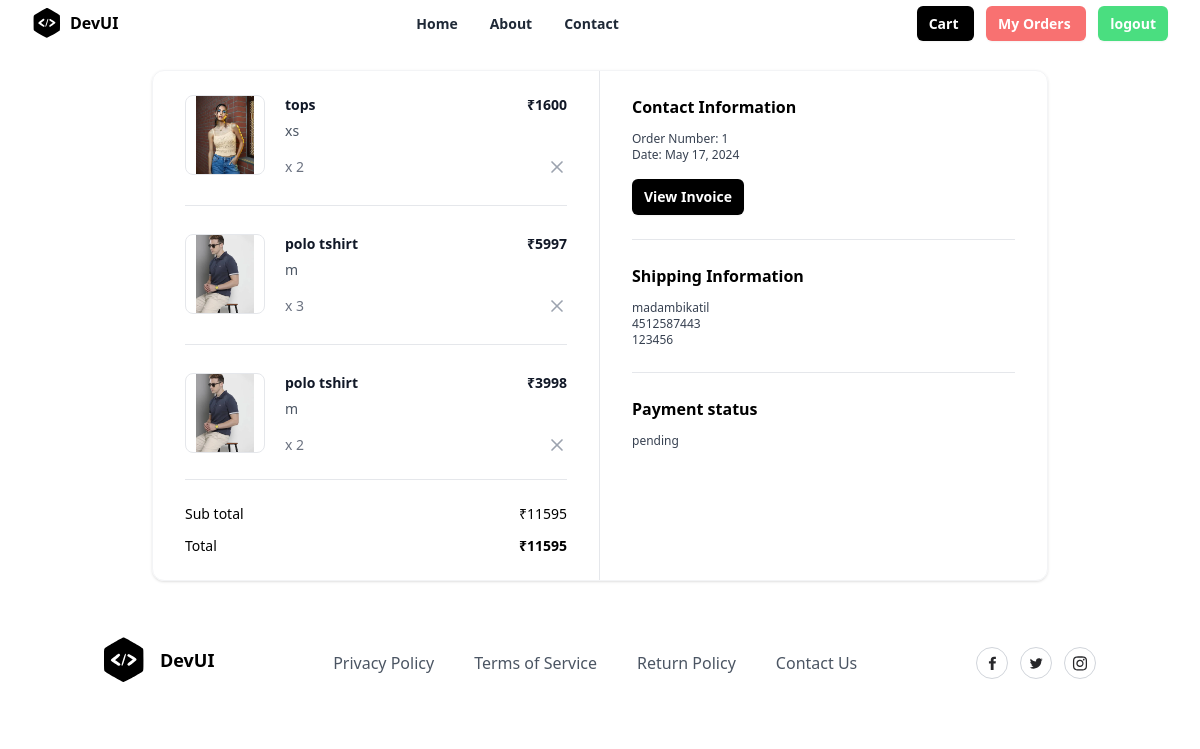
/order/summary/ (signed in), run on the app's committed database.
### store/models.py (models this page shows, shortened)
class BasketItem(models.Model):
    basket_object = models.ForeignKey(Basket, on_delete=models.CASCADE,related_name="cartitems")
    product_object = models.ForeignKey(Product, on_delete=models.CASCADE)
    size_object = models.ForeignKey(Size, on_delete=models.CASCADE)
    quantity = models.PositiveIntegerField(default=1)
    created_date = models.DateTimeField(auto_now_add=True)
    updated_date = models.DateTimeField(auto_now=True)
    is_active = models.BooleanField(default=True)
    is_order_placed=models.BooleanField(default=False)
    @property
    def total_amount(self):
        return self.product_object.price*self.quantity

class Product(models.Model):
    title = models.CharField(max_length=200)
    description = models.TextField(null=True, blank=True)
    size_object = models.ManyToManyField(Size)
    category_object = models.ForeignKey(Category, on_delete=models.CASCADE)
    brand_object = models.ForeignKey(Brand, on_delete=models.CASCADE)
    image = models.ImageField(upload_to='product_images', null=True, blank=True, default='product_images/default.jpg')
    price = models.PositiveIntegerField()
    tag_object=models.ManyToManyField(Tag)
    created_date = models.DateTimeField(auto_now_add=True)
    updated_date = models.DateTimeField(auto_now=True)
    is_active = models.BooleanField(default=True)

class Size(models.Model):
    name = models.CharField(max_length=100, unique=True)
    created_date = models.DateTimeField(auto_now_add=True)
    updated_date = models.DateTimeField(auto_now=True)
    is_active = models.BooleanField(default=True)
    def __str__(self):
        return self.name

class Order(models.Model):
    user_object = models.ForeignKey(
                                        User,
                                        on_delete=models.CASCADE,
                                        related_name='myorders'
                                    )
    basket_item_objects = models.ManyToManyField(BasketItem)
    delivery_address = models.CharField(max_length=250)
    phone = models.CharField(max_length=12)
    pin=models.CharField(max_length=10,null=True)
    email = models.CharField(max_length=100)
    pay_options = (
        ('online', 'online'),
        ('cod', 'cod')
    )
    payment_mode = models.CharField(
                                        max_length=100,
                                        choices=pay_options,
                                        default='cod'
                                    )
    order_id = models.CharField(max_length=200, null=True)
    is_paid = models.BooleanField(default=False)
    order_status = (
        ('order_confirmed', 'Order confirmed'),
        ('dispatched', 'Dispatched'),
        ('in_transit', 'In transit'),
        ('delivered', 'Delivered'),
        ('cancelled', 'Cancelled'),
    )
    status = models.CharField(
                                max_length=200,
                                choices=order_status,
                                default='order_confirmed'
                            )
    created_date = models.DateTimeField(auto_now_add=True)
    updated_date = models.DateTimeField(auto_now=True)
    is_active = models.BooleanField(default=True)
    @property
    def sub_total(self):
        basket_items=self.basket_item_objects.all()
        total=0
        if basket_items:
            for bi in basket_items:
                total+=bi.total_amount
        return total

### store/views.py (the view)
# urls.py: path('order/summary/',views.OrderSummaryView.as_view(),name="order-summary")
class OrderSummaryView(View):
    def get(self,request,*args,**kwargs):
        qs=Order.objects.filter(user_object=request.user).order_by("-created_date")
        return render(request,"order_summary.html",{"data":qs})

### store/templates/order_summary.html (shortened to what this page needs)
{%extends 'base.html'%}
{%block main_block%}
{%for order in data%}
<div class="mx-auto my-4 max-w-4xl md:my-6">
  <div class="overflow-hidden rounded-xl border border-gray-100 shadow">
    <div class="grid grid-cols-1 md:grid-cols-2">
      <div class="px-5 py-6 md:border-r md:border-r-gray-200 md:px-8">
        <div class="flow-root">
          <ul class="-my-7 divide-y divide-gray-200">
            {%for bi in order.basket_item_objects.all%}
            <li class="flex items-stretch justify-between space-x-5 py-7">
              <div class="flex flex-1 items-stretch">
                <div class="flex-shrink-0">
                  <img
                    class="h-20 w-20 rounded-lg border border-gray-200 object-contain"
                    src="{{bi.product_object.image.url}}"
                    alt="https://static.nike.com/a/images/c_limit,w_592,f_auto/t_product_v1/54a510de-a406-41b2-8d62-7f8c587c9a7e/air-force-1-07-lv8-shoes-9KwrSk.png"
                  />
                </div>
                <div class="ml-5 flex flex-col justify-between">
                  <div class="flex-1">
                    <p class="text-sm font-bold text-gray-900">
                      {{bi.product_object.title}}
                    </p>
                    <p class="mt-1.5 text-sm font-medium text-gray-600">
                      {{bi.size_object}}
                    </p>
                  </div>
                  <p class="mt-4 text-sm font-medium text-gray-500">x {{bi.quantity}}</p>
                </div>
              </div>
              <div class="ml-auto flex flex-col items-end justify-between">
                <p class="text-right text-sm font-bold text-gray-900">
                  ₹{{bi.total_amount}}
                </p>
                <button
                  type="button"
                  class="-m-2 inline-flex rounded p-2 text-gray-400 transition-all duration-200 hover:text-gray-900 focus:outline-none focus:ring-2 focus:ring-gray-900 focus:ring-offset-2"
                >
                  <svg
                    xmlns="http://www.w3.org/2000/svg"
                    width="24"
                    height="24"
                    viewBox="0 0 24 24"
                    fill="none"
                    stroke="currentColor"
                    stroke-width="2"
                    stroke-linecap="round"
                    stroke-linejoin="round"
                    class="h-5 w-5"
                  >
                    <line x1="18" y1="6" x2="6" y2="18"></line>
                    <line x1="6" y1="6" x2="18" y2="18"></line>
                  </svg>
                </button>
              </div>
            </li>
            {%endfor%}
          </ul>
          <hr class="mt-6 border-gray-200" />
          <ul class="mt-6 space-y-3">
            <li class="flex items-center justify-between">
              <p class="text-sm font-medium">Sub total</p>
              <p class="text-sm font-medium">₹{{order.sub_total}}</p>
            </li>
            <li class="flex items-center justify-between">
              <p class="text-sm font-medium ">Total</p>
              <p class="text-sm font-bold ">₹{{order.sub_total}}</p>
            </li>
          </ul>
        </div>
      </div>
      <div class="px-5 py-6 md:px-8">
        <div class="flow-root">
          <div class="-my-6 divide-y divide-gray-200">
            <div class="py-6">
              <h2 class="text-base font-bold text-black">
                Contact Information
              </h2>
              <p class="fontmedium mt-3 text-xs text-gray-700">
                Order Number: {{order.id}}
              </p>
              <p class="text-xs font-medium text-gray-700">
                Date: {{order.created_date | date}}
              </p>
              <button
                type="button"
                class="mt-4 rounded-md bg-black px-3 py-2 text-sm font-semibold text-white shadow-sm hover:bg-black/80 focus-visible:outline focus-visible:outline-2 focus-visible:outline-offset-2 focus-visible:outline-black"
              >
                View Invoice
              </button>
            </div>
            <div class="py-6">
              <h2 class="mb-2 text-base font-bold text-black">
                Shipping Information
              </h2>
              <p class="mt-3 text-xs font-medium text-gray-700">{{order.delivery_address}}</p>
              <p class="text-xs font-medium text-gray-700">
               {{order.phone}}
              </p>
              <p class="text-xs font-medium text-gray-700">{{order.pin}}</p>
            </div>
            <div class="py-6">
              <h2 class="text-base font-bold text-black">
                Payment status
              </h2>
              <p class="mt-3 text-xs font-medium text-gray-700">
                {%if order.is_paid%}
                completed
                {%else%}
                pending
                {%endif%}
              </p>
            </div>
          </div>
        </div>
      </div>
    </div>
  </div>
</div>
{%endfor%}
{%endblock%}

### data on the page
Order: sub_total "11595", id "1", created_date "May 17, 2024", delivery_address "madambikatil", phone "4512587443", pin "123456", is_paid "pending"
BasketItem: product_object.image (picture), product_object "tops", size_object "xs", quantity "2", total_amount "1600"
BasketItem: product_object.image (picture), product_object "polo tshirt", size_object "m", quantity "3", total_amount "5997"
BasketItem: product_object.image (picture), product_object "polo tshirt", size_object "m", quantity "2", total_amount "3998"
